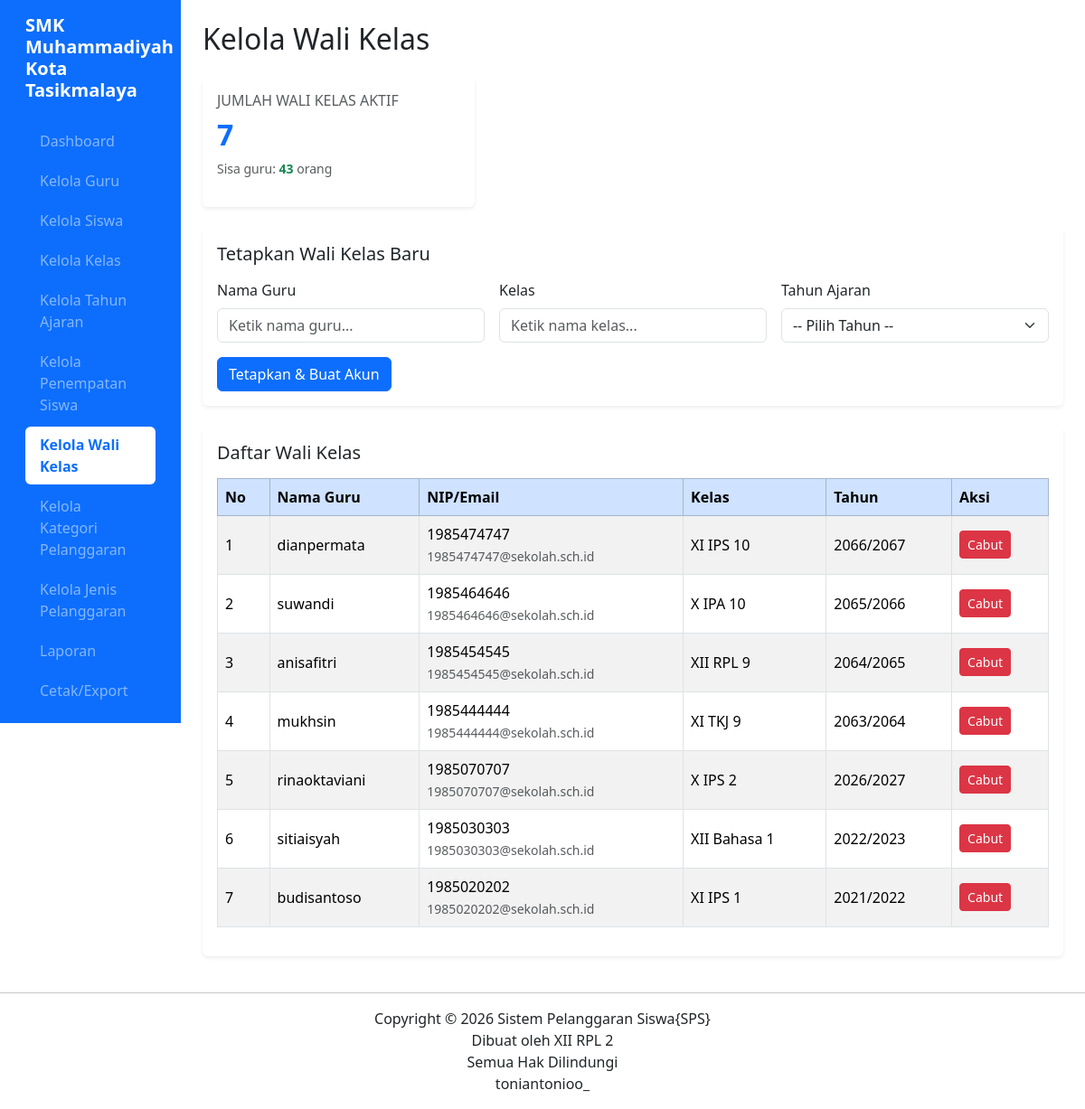
Before: /kelola_wali_kelas.php (signed in) with the older database file.
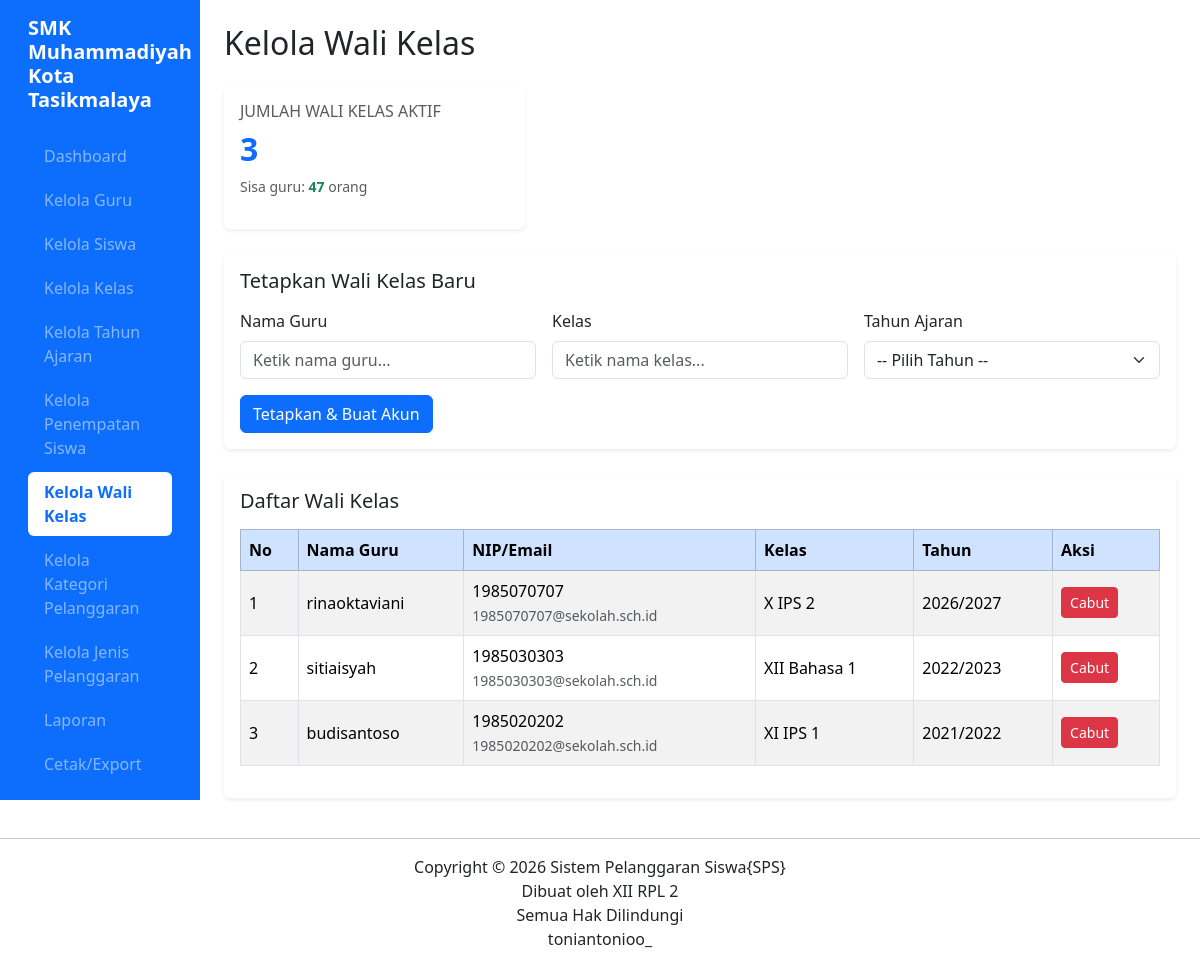
After: the same page with the newer database file.
### tables this page shows
CREATE TABLE `t_wali_kelas` (
  `id` int(11) NOT NULL,
  `tahun_ajaran_id` int(11) DEFAULT NULL,
  `kelas_id` int(11) DEFAULT NULL,
  `guru_id` int(11) DEFAULT NULL,
  `tanggal_mulai` date NOT NULL,
  `tanggal_selesai` date NOT NULL,
  `status_aktif` int(11) NOT NULL,
  `created_at` timestamp NOT NULL DEFAULT current_timestamp(),
  `updated_at` timestamp NOT NULL DEFAULT current_timestamp()
);

CREATE TABLE `t_guru` (
  `id` int(11) NOT NULL,
  `nip` varchar(30) NOT NULL,
  `nama` varchar(150) DEFAULT NULL,
  `email` varchar(150) NOT NULL,
  `status_aktif` tinyint(1) NOT NULL,
  `user_id` int(11) DEFAULT NULL,
  `created_at` timestamp NOT NULL DEFAULT current_timestamp(),
  `updated-at` timestamp NOT NULL DEFAULT current_timestamp()
);

CREATE TABLE `t_kelas` (
  `id` int(11) NOT NULL,
  `nama` varchar(100) DEFAULT NULL,
  `tingkat` varchar(20) NOT NULL,
  `jurusan` varchar(100) NOT NULL,
  `status_aktif` tinyint(1) NOT NULL,
  `created_at` timestamp NOT NULL DEFAULT current_timestamp(),
  `updated_at` datetime DEFAULT NULL,
  `update_at` timestamp NOT NULL DEFAULT current_timestamp(),
  `maksimal_siswa` int(11) DEFAULT 25
);

CREATE TABLE `t_tahun_ajaran` (
  `id` int(11) NOT NULL,
  `nama` varchar(20) DEFAULT NULL,
  `tanggal_mulai` date NOT NULL,
  `tanggal_selesai` date NOT NULL,
  `status_aktif` tinyint(1) NOT NULL,
  `created_at` timestamp NOT NULL DEFAULT current_timestamp(),
  `updated_at` timestamp NOT NULL DEFAULT current_timestamp()
);

### kelola_wali_kelas.php (the view, shortened to what this page needs)
<?php
require_once "config.php";
function e($v) {
    return htmlspecialchars((string)($v ?? '-'), ENT_QUOTES, 'UTF-8');
}
$total = mysqli_fetch_assoc(mysqli_query($conn,
    "SELECT COUNT(*) AS x FROM t_wali_kelas WHERE status_aktif=1"
))['x'];
$result = mysqli_query($conn,
    "SELECT wk.*,g.nama AS guru,g.nip,k.nama AS kelas,ta.nama AS tahun
     FROM t_wali_kelas wk
     LEFT JOIN t_guru g ON wk.guru_id=g.id
     LEFT JOIN t_kelas k ON wk.kelas_id=k.id
     LEFT JOIN t_tahun_ajaran ta ON wk.tahun_ajaran_id=ta.id
     WHERE wk.status_aktif=1 ORDER BY wk.id DESC"
);
$guru_list = mysqli_query($conn,
    "SELECT id,nama,nip FROM t_guru
     WHERE status_aktif=1
     AND id NOT IN (
         SELECT guru_id FROM t_wali_kelas
         WHERE status_aktif=1 AND guru_id IS NOT NULL
     )
     ORDER BY nama"
);
$daftar_g = [];
while ($g = mysqli_fetch_assoc($guru_list)) $daftar_g[] = $g;
$sisa_g = count($daftar_g);
?>
<!DOCTYPE html>
<html lang="id">
<head>
<link href="https://cdn.jsdelivr.net/npm/bootstrap@5.3.8/dist/css/bootstrap.min.css" rel="stylesheet">
<link href="https://cdn.datatables.net/2.3.4/css/dataTables.bootstrap5.min.css" rel="stylesheet">
</head>
<body>
<div class="container-fluid">
<div class="row">
<?php include "menu.php"; ?>
<main class="col-md-9 col-lg-10 p-4">
<h2 class="mb-4">Kelola Wali Kelas</h2>
<div class="row mb-4">
<div class="col-md-5 col-lg-4">
<div class="card shadow-sm border-0">
<div class="card-body">
<h6 class="text-muted">JUMLAH WALI KELAS AKTIF</h6>
<h2 class="text-primary fw-bold"><?= $total ?></h2>
<p class="text-muted small">Sisa guru: <strong class="text-success"><?= $sisa_g ?></strong> orang</p>
</div>
</div>
</div>
</div>
<div class="card shadow-sm border-0 mb-4">
<div class="card-body">
<h5 class="mb-3">Tetapkan Wali Kelas Baru</h5>
<?php if (!$sisa_g): ?>
<div class="alert alert-info">Semua guru sudah menjadi wali kelas.</div>
<?php else: ?>
<form method="POST" class="row g-3">
<div class="col-md-4 rel">
<label class="form-label">Nama Guru</label>
<input type="text" id="cg" class="form-control" placeholder="Ketik nama guru..." autocomplete="off">
</div>
<div class="col-md-4 rel">
<label class="form-label">Kelas</label>
<input type="text" id="ck" class="form-control" placeholder="Ketik nama kelas..." autocomplete="off">
</div>
<div class="col-md-4">
<label class="form-label">Tahun Ajaran</label>
<select name="tahun_ajaran_id" class="form-select" required>
<option value="">-- Pilih Tahun --</option>
</select>
</div>
<div class="col-12">
<button type="submit" name="simpan" value="1" class="btn btn-primary">
Tetapkan & Buat Akun
</button>
</div>
</form>
<?php endif; ?>
</div>
</div>
<div class="card shadow-sm border-0">
<div class="card-body">
<h5 class="mb-3">Daftar Wali Kelas</h5>
<div class="table-responsive">
<table id="t" class="table table-bordered table-striped table-hover w-100">
<thead class="table-primary">
<tr>
<th>No</th>
<th>Nama Guru</th>
<th>NIP/Email</th>
<th>Kelas</th>
<th>Tahun</th>
<th>Aksi</th>
</tr>
</thead>
<tbody>
<?php $no=1; while ($r=mysqli_fetch_assoc($result)): ?>
<tr>
<td><?= $no++ ?></td>
<td><?= e($r['guru']) ?></td>
<td>
<?= e($r['nip']) ?><br>
<small class="text-muted">
<?= e($r['nip'] ? $r['nip'].'@sekolah.sch.id' : '-') ?>
</small>
</td>
<td><?= e($r['kelas']) ?></td>
<td><?= e($r['tahun']) ?></td>
<td>
<a href="?hapus=<?= (int)$r['id'] ?>"
class="btn btn-sm btn-danger"
onclick="return confirm('Cabut status wali kelas? Guru dan akun tidak dihapus.')">
Cabut
</a>
</td>
</tr>
<?php endwhile; ?>
</tbody>
</table>
</div>
</div>
</div>
</main>
</div>
</div>
<?php include "footer.php"; ?>
</body>
</html>

Changed rows visible on the page:
no longer on this page (row edited): t_wali_kelas: guru.nama "dianpermata", guru.nip "1985474747", guru.nip "1985474747@sekolah.sch.id", kelas.nama "XI IPS 10", tahun_ajaran.nama "2066/2067"
no longer on this page (row edited): t_wali_kelas: guru.nama "suwandi", guru.nip "1985464646", guru.nip "1985464646@sekolah.sch.id", kelas.nama "X IPA 10", tahun_ajaran.nama "2065/2066"
no longer on this page (row edited): t_wali_kelas: guru.nama "anisafitri", guru.nip "1985454545", guru.nip "1985454545@sekolah.sch.id", kelas.nama "XII RPL 9", tahun_ajaran.nama "2064/2065"
no longer on this page (row edited): t_wali_kelas: guru.nama "mukhsin", guru.nip "1985444444", guru.nip "1985444444@sekolah.sch.id", kelas.nama "XI TKJ 9", tahun_ajaran.nama "2063/2064"
Other visible differences:
$total: "7" → "3"
$sisa_g: "43" → "47"
